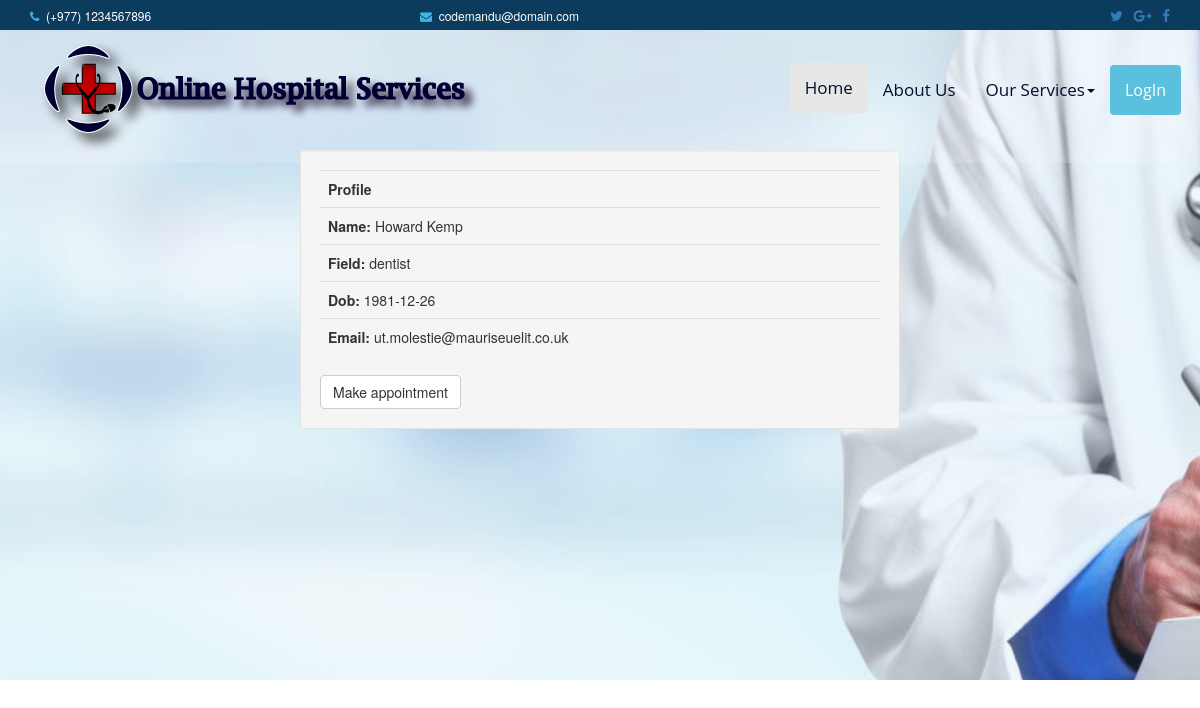
The app's page /doctor/docprofile.php?id=35, older data.
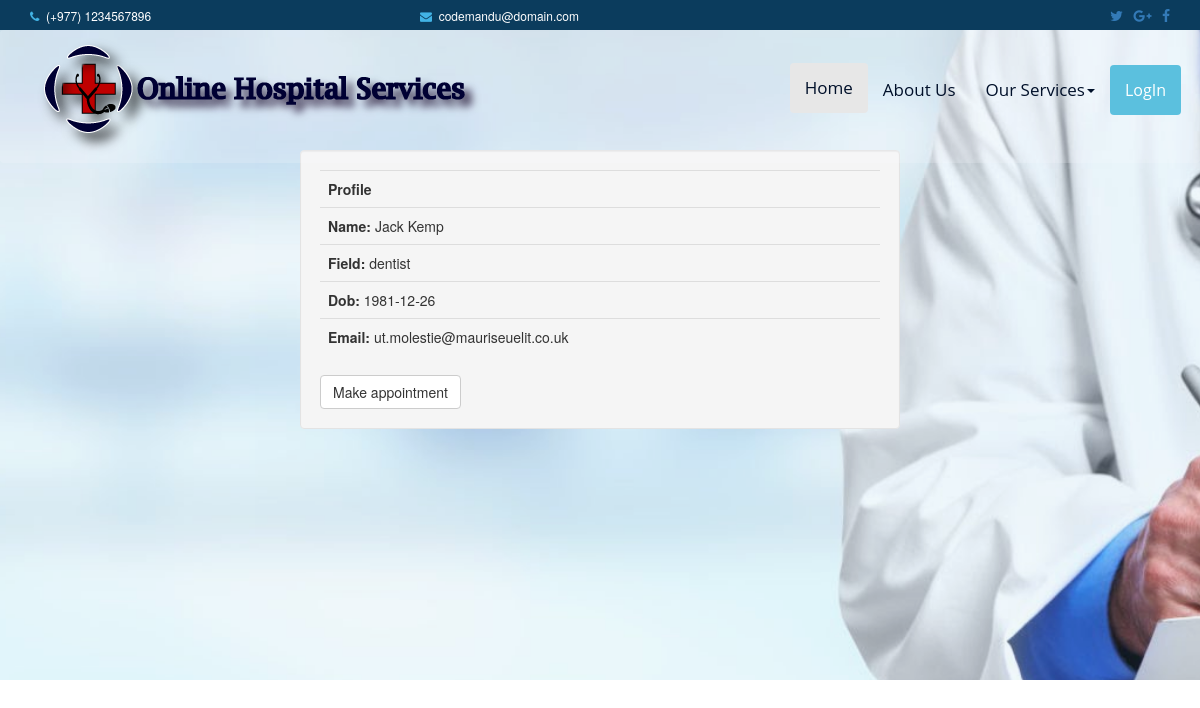
The same page, newer data.
### tables this page shows
CREATE TABLE IF NOT EXISTS `employee_detail` (
  `emp_id` mediumint(8) unsigned NOT NULL AUTO_INCREMENT,
  `name` varchar(40) DEFAULT NULL,
  `dob` date DEFAULT NULL,
  `address` varchar(50) DEFAULT NULL,
  `email` varchar(40) DEFAULT NULL,
  `phone` bigint(20) DEFAULT NULL,
  `field` varchar(32) DEFAULT NULL,
  `history` varchar(32) DEFAULT NULL,
  `sex` varchar(1) NOT NULL,
  `images` varchar(32) DEFAULT NULL,
  PRIMARY KEY (`emp_id`)
);

### doctor/docprofile.php (the view, shortened to what this page needs)
<?php
  include("../include/dbconnection.php");
  $id=$_GET['id'];
  $query="SELECT * FROM users NATURAL JOIN employee_detail WHERE emp_id LIKE '$id'";
  $query_run=mysqli_query($connect,$query);
?>
<!DOCTYPE html>
<html>
<head>
  <?php
   include("head.php");
   ?>
</head>
<body >
 <?php include('../include/header.php'); ?>
<div class="container-fluid mybanner">
<div class="bg-color">
<?php
include("navig.php");
if(mysqli_num_rows($query_run)==NULL)
 echo '<h4 style="margin-left:4%">No result found</h4>';
else{
  $row=mysqli_fetch_assoc($query_run);
?>
       <div class="container well" style="width: 50%">
         <table class="table" >
           <tr><th>Profile</th></tr>
           <tr><td class="row"><b>Name: </b><?php echo $row['name'];?></td></tr>
           <tr><td class="row"><b>Field: </b><?php echo $row['field'];?></td></tr>
           <tr><td class="row"><b>Dob: </b><?php echo $row['dob'];?></td></tr>
           <tr><td class="row"><b>Email: </b><?php echo $row['email'];?></td></tr>
         </table>
         <a class="btn btn-default" href="appointment.php?doc_id=<?php echo $id;?>">Make appointment</a>
       </div>
       <?php
     }
       ?>
    </div>
 </div>
</body>
</html>

Row changes from the older to the newer data that the page shows:
changed employee_detail "dentist": name "Howard Kemp" → "Jack Kemp"
